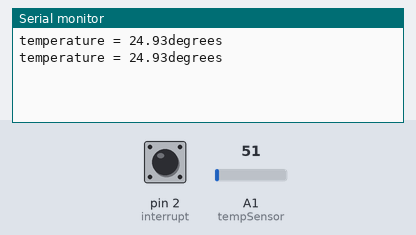
This sketch was run on a simulated Arduino Uno, built with avr-gcc and run on an emulated ATmega328P. Shown: the last lines printed to the serial monitor. The test bench sets the inputs (shaded band); at power-on: pin 2 (interrupt) HIGH, A1 (tempSensor) = 51.

Above: at 3.8 s.
3.9 s: pin 2 (interrupt) pulled LOW for 3 s
At 5.0 s:
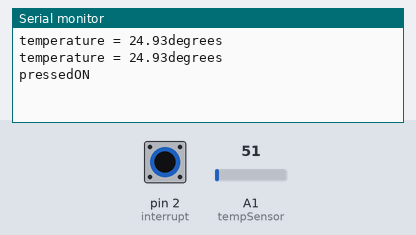
8.4 s: A1 (tempSensor) set to 61
At 10.2 s:
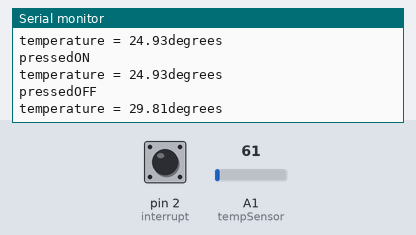
12.3 s: A1 (tempSensor) set to 71
At 16.0 s:
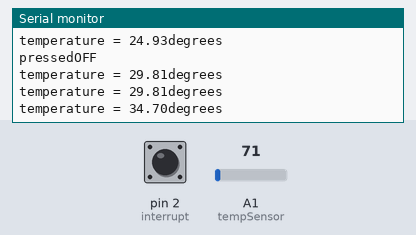
Timing chart, 0 to 17.5 s (numbered marks = the images above; inputs shaded):
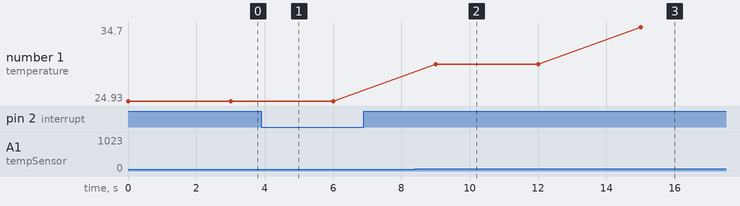

Measured:
- after the input at 3.9 s, the serial monitor: prints a new line at once (image 1)
- after the input at 8.4 s, the serial monitor: prints a new line after 0.60 s (image 2)
- after the input at 12.3 s, the serial monitor: prints a new line after 2.7 s (image 3)
- plotted number 1: 24.93 → 29.81 after the input at 8.4 s, 29.81 → 34.7 after the input at 12.3 s

The sketch:

Task_Embedded_XIOT.ino
```cpp
int led = 1; //digital pin 1
int interrupt = 2; //digital pin 2 for the switch
volatile byte state = LOW; //initial state for the led
int tempSensor = A1; //analog pin 1

void setup()
{
  Serial.begin(9600);
  pinMode(tempSensor, INPUT);
  pinMode(led, OUTPUT);
  pinMode(interrupt, INPUT_PULLUP);
  attachInterrupt(digitalPinToInterrupt(interrupt), func, CHANGE); //if the switch is pressed (interrupt), execute : func
}

void loop()
{
  float tempValue = float( analogRead(tempSensor) ) / 1023;
  tempValue = tempValue * 500;
  Serial.print("temperature = ");
  Serial.print(tempValue);
  Serial.println("degrees");
  delay(3000); //three seconds
}

void func()
{
  state = !state; //toggle the state of the led whenever the switch is pressed
  digitalWrite(led, state); //apply the state to the led
  Serial.print("pressed") ;
  if(state==HIGH)
    Serial.println("ON");
  else
    Serial.println("OFF");
}
```
